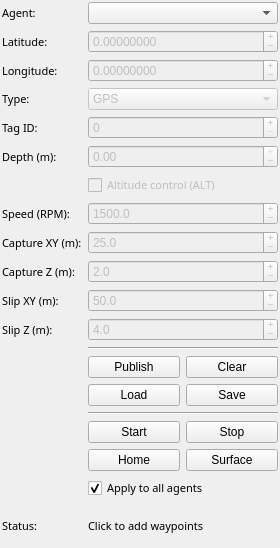
<?xml version="1.0" encoding="UTF-8"?>
<ui version="4.0">
  <class>coug_waypoints</class>
  <widget class="QWidget" name="coug_waypoints">
    <property name="geometry">
      <rect>
        <x>0</x>
        <y>0</y>
        <width>280</width>
        <height>548</height>
      </rect>
    </property>

    <property name="windowTitle">
      <string>Form</string>
    </property>
    <property name="styleSheet">
      <string notr="true" />
    </property>
    <layout class="QGridLayout" name="gridLayout">
      <property name="leftMargin">
        <number>2</number>
      </property>
      <property name="topMargin">
        <number>2</number>
      </property>
      <property name="rightMargin">
        <number>2</number>
      </property>
      <property name="bottomMargin">
        <number>2</number>
      </property>
      <property name="verticalSpacing">
        <number>6</number>
      </property>

      <item row="0" column="0">
        <widget class="QLabel" name="agent_label">
          <property name="font">
            <font>
              <family>Sans Serif</family>
              <pointsize>8</pointsize>
            </font>
          </property>
          <property name="text">
            <string>Agent:</string>
          </property>
        </widget>
      </item>
      <item row="0" column="1" colspan="3">
        <widget class="QComboBox" name="agent_selector">
          <property name="editable">
            <bool>false</bool>
          </property>
        </widget>
      </item>

      <item row="1" column="0">
        <widget class="QLabel" name="lat_label">
          <property name="font">
            <font>
              <family>Sans Serif</family>
              <pointsize>8</pointsize>
            </font>
          </property>
          <property name="text">
            <string>Latitude:</string>
          </property>
        </widget>
      </item>
      <item row="1" column="1" colspan="3">
        <widget class="QDoubleSpinBox" name="lat_editor">
          <property name="enabled">
            <bool>false</bool>
          </property>
          <property name="decimals">
            <number>8</number>
          </property>
          <property name="minimum">
            <double>-90.0</double>
          </property>
          <property name="maximum">
            <double>90.0</double>
          </property>
          <property name="singleStep">
            <double>0.00001</double>
          </property>
          <property name="buttonSymbols">
            <enum>QAbstractSpinBox::PlusMinus</enum>
          </property>
        </widget>
      </item>

      <item row="2" column="0">
        <widget class="QLabel" name="lon_label">
          <property name="font">
            <font>
              <family>Sans Serif</family>
              <pointsize>8</pointsize>
            </font>
          </property>
          <property name="text">
            <string>Longitude:</string>
          </property>
        </widget>
      </item>
      <item row="2" column="1" colspan="3">
        <widget class="QDoubleSpinBox" name="lon_editor">
          <property name="enabled">
            <bool>false</bool>
          </property>
          <property name="decimals">
            <number>8</number>
          </property>
          <property name="minimum">
            <double>-180.0</double>
          </property>
          <property name="maximum">
            <double>180.0</double>
          </property>
          <property name="singleStep">
            <double>0.00001</double>
          </property>
          <property name="buttonSymbols">
            <enum>QAbstractSpinBox::PlusMinus</enum>
          </property>
        </widget>
      </item>

      <item row="3" column="0">
        <widget class="QLabel" name="type_label">
          <property name="font">
            <font>
              <family>Sans Serif</family>
              <pointsize>8</pointsize>
            </font>
          </property>
          <property name="text">
            <string>Type:</string>
          </property>
        </widget>
      </item>
      <item row="3" column="1" colspan="3">
        <widget class="QComboBox" name="type_selector">
          <property name="enabled">
            <bool>false</bool>
          </property>
          <property name="editable">
            <bool>false</bool>
          </property>
          <item>
            <property name="text">
              <string>GPS</string>
            </property>
          </item>
          <item>
            <property name="text">
              <string>ArUco</string>
            </property>
          </item>
        </widget>
      </item>

      <item row="4" column="0">
        <widget class="QLabel" name="tag_label">
          <property name="font">
            <font>
              <family>Sans Serif</family>
              <pointsize>8</pointsize>
            </font>
          </property>
          <property name="text">
            <string>Tag ID:</string>
          </property>
        </widget>
      </item>
      <item row="4" column="1" colspan="3">
        <widget class="QSpinBox" name="tag_editor">
          <property name="enabled">
            <bool>false</bool>
          </property>
          <property name="minimum">
            <number>0</number>
          </property>
          <property name="maximum">
            <number>65535</number>
          </property>
          <property name="buttonSymbols">
            <enum>QAbstractSpinBox::PlusMinus</enum>
          </property>
        </widget>
      </item>

      <item row="5" column="0">
        <widget class="QLabel" name="depth_label">
          <property name="font">
            <font>
              <family>Sans Serif</family>
              <pointsize>8</pointsize>
            </font>
          </property>
          <property name="text">
            <string>Depth (m):</string>
          </property>
        </widget>
      </item>
      <item row="5" column="1" colspan="3">
        <widget class="QDoubleSpinBox" name="depth_editor">
          <property name="enabled">
            <bool>false</bool>
          </property>
          <property name="decimals">
            <number>2</number>
          </property>
          <property name="minimum">
            <double>-9999.990000000000009</double>
          </property>
          <property name="maximum">
            <double>0.0</double>
          </property>
          <property name="buttonSymbols">
            <enum>QAbstractSpinBox::PlusMinus</enum>
          </property>
        </widget>
      </item>

      <item row="6" column="1" colspan="3">
        <widget class="QCheckBox" name="altitude_mode">
          <property name="font">
            <font>
              <family>Sans Serif</family>
              <pointsize>8</pointsize>
            </font>
          </property>
          <property name="text">
            <string>Altitude control (ALT)</string>
          </property>
          <property name="enabled">
            <bool>false</bool>
          </property>
        </widget>
      </item>

      <item row="7" column="0">
        <widget class="QLabel" name="speed_label">
          <property name="font">
            <font>
              <family>Sans Serif</family>
              <pointsize>8</pointsize>
            </font>
          </property>
          <property name="text">
            <string>Speed (RPM):</string>
          </property>
        </widget>
      </item>
      <item row="7" column="1" colspan="3">
        <widget class="QDoubleSpinBox" name="speed_editor">
          <property name="enabled">
            <bool>false</bool>
          </property>
          <property name="decimals">
            <number>1</number>
          </property>
          <property name="minimum">
            <double>0.0</double>
          </property>
          <property name="maximum">
            <double>1525.0</double>
          </property>
          <property name="value">
            <double>1500.0</double>
          </property>
          <property name="buttonSymbols">
            <enum>QAbstractSpinBox::PlusMinus</enum>
          </property>
        </widget>
      </item>

      <item row="8" column="0">
        <widget class="QLabel" name="capture_radius_label">
          <property name="font">
            <font>
              <family>Sans Serif</family>
              <pointsize>8</pointsize>
            </font>
          </property>
          <property name="text">
            <string>Capture XY (m):</string>
          </property>
        </widget>
      </item>
      <item row="8" column="1" colspan="3">
        <widget class="QDoubleSpinBox" name="capture_radius_editor">
          <property name="enabled">
            <bool>false</bool>
          </property>
          <property name="decimals">
            <number>1</number>
          </property>
          <property name="minimum">
            <double>0.1</double>
          </property>
          <property name="maximum">
            <double>9999.990000000000009</double>
          </property>
          <property name="value">
            <double>25.0</double>
          </property>
          <property name="buttonSymbols">
            <enum>QAbstractSpinBox::PlusMinus</enum>
          </property>
        </widget>
      </item>

      <item row="9" column="0">
        <widget class="QLabel" name="capture_radius_z_label">
          <property name="font">
            <font>
              <family>Sans Serif</family>
              <pointsize>8</pointsize>
            </font>
          </property>
          <property name="text">
            <string>Capture Z (m):</string>
          </property>
        </widget>
      </item>
      <item row="9" column="1" colspan="3">
        <widget class="QDoubleSpinBox" name="capture_radius_z_editor">
          <property name="enabled">
            <bool>false</bool>
          </property>
          <property name="decimals">
            <number>1</number>
          </property>
          <property name="minimum">
            <double>0.1</double>
          </property>
          <property name="maximum">
            <double>9999.990000000000009</double>
          </property>
          <property name="value">
            <double>2.0</double>
          </property>
          <property name="buttonSymbols">
            <enum>QAbstractSpinBox::PlusMinus</enum>
          </property>
        </widget>
      </item>

      <item row="10" column="0">
        <widget class="QLabel" name="slip_radius_label">
          <property name="font">
            <font>
              <family>Sans Serif</family>
              <pointsize>8</pointsize>
            </font>
          </property>
          <property name="text">
            <string>Slip XY (m):</string>
          </property>
        </widget>
      </item>
      <item row="10" column="1" colspan="3">
        <widget class="QDoubleSpinBox" name="slip_radius_editor">
          <property name="enabled">
            <bool>false</bool>
          </property>
          <property name="decimals">
            <number>1</number>
          </property>
          <property name="minimum">
            <double>0.1</double>
          </property>
          <property name="maximum">
            <double>9999.990000000000009</double>
          </property>
          <property name="value">
            <double>50.0</double>
          </property>
          <property name="buttonSymbols">
            <enum>QAbstractSpinBox::PlusMinus</enum>
          </property>
        </widget>
      </item>

      <item row="11" column="0">
        <widget class="QLabel" name="slip_radius_z_label">
          <property name="font">
            <font>
              <family>Sans Serif</family>
              <pointsize>8</pointsize>
            </font>
          </property>
          <property name="text">
            <string>Slip Z (m):</string>
          </property>
        </widget>
      </item>
      <item row="11" column="1" colspan="3">
        <widget class="QDoubleSpinBox" name="slip_radius_z_editor">
          <property name="enabled">
            <bool>false</bool>
          </property>
          <property name="decimals">
            <number>1</number>
          </property>
          <property name="minimum">
            <double>0.1</double>
          </property>
          <property name="maximum">
            <double>9999.990000000000009</double>
          </property>
          <property name="value">
            <double>4.0</double>
          </property>
          <property name="buttonSymbols">
            <enum>QAbstractSpinBox::PlusMinus</enum>
          </property>
        </widget>
      </item>

      <item row="12" column="1" colspan="3">
        <widget class="QFrame" name="separator_top">
          <property name="frameShape">
            <enum>QFrame::HLine</enum>
          </property>
          <property name="frameShadow">
            <enum>QFrame::Sunken</enum>
          </property>
        </widget>
      </item>

      <item row="13" column="1" colspan="3">
        <layout class="QHBoxLayout" name="horizontalLayout_pub_clear">
          <item>
            <widget class="QPushButton" name="publish">
              <property name="text">
                <string>Publish</string>
              </property>
            </widget>
          </item>
          <item>
            <widget class="QPushButton" name="clear">
              <property name="text">
                <string>Clear</string>
              </property>
            </widget>
          </item>
        </layout>
      </item>

      <item row="14" column="1" colspan="3">
        <layout class="QHBoxLayout" name="horizontalLayout_load_save">
          <item>
            <widget class="QPushButton" name="load">
              <property name="text">
                <string>Load</string>
              </property>
            </widget>
          </item>
          <item>
            <widget class="QPushButton" name="save">
              <property name="text">
                <string>Save</string>
              </property>
            </widget>
          </item>
        </layout>
      </item>

      <item row="15" column="1" colspan="3">
        <widget class="QFrame" name="separator">
          <property name="frameShape">
            <enum>QFrame::HLine</enum>
          </property>
          <property name="frameShadow">
            <enum>QFrame::Sunken</enum>
          </property>
        </widget>
      </item>

      <item row="16" column="1" colspan="3">
        <layout class="QHBoxLayout" name="horizontalLayout_start_stop">
          <item>
            <widget class="QPushButton" name="start">
              <property name="text">
                <string>Start</string>
              </property>
            </widget>
          </item>
          <item>
            <widget class="QPushButton" name="stop">
              <property name="text">
                <string>Stop</string>
              </property>
            </widget>
          </item>
        </layout>
      </item>

      <item row="17" column="1" colspan="3">
        <layout class="QHBoxLayout" name="horizontalLayout_home_surface">
          <item>
            <widget class="QPushButton" name="home">
              <property name="text">
                <string>Home</string>
              </property>
            </widget>
          </item>
          <item>
            <widget class="QPushButton" name="surface">
              <property name="text">
                <string>Surface</string>
              </property>
            </widget>
          </item>
        </layout>
      </item>

      <item row="18" column="1" colspan="3">
        <widget class="QCheckBox" name="apply_all">
          <property name="font">
            <font>
              <family>Sans Serif</family>
              <pointsize>8</pointsize>
            </font>
          </property>
          <property name="text">
            <string>Apply to all agents</string>
          </property>
          <property name="checked">
            <bool>true</bool>
          </property>
        </widget>
      </item>

      <item row="19" column="0">
        <widget class="QLabel" name="status_label">
          <property name="font">
            <font>
              <family>Sans Serif</family>
              <pointsize>8</pointsize>
            </font>
          </property>
          <property name="text">
            <string>Status:</string>
          </property>
        </widget>
      </item>
      <item row="19" column="1" colspan="3">
        <widget class="QLabel" name="status">
          <property name="font">
            <font>
              <family>Sans Serif</family>
              <pointsize>8</pointsize>
            </font>
          </property>
          <property name="styleSheet">
            <string notr="true" />
          </property>
          <property name="text">
            <string>Click to add waypoints</string>
          </property>
          <property name="wordWrap">
            <bool>true</bool>
          </property>
          <property name="alignment">
            <set>Qt::AlignLeading|Qt::AlignLeft|Qt::AlignVCenter</set>
          </property>
        </widget>
      </item>

    </layout>
  </widget>

  <resources />
  <connections />
</ui>
